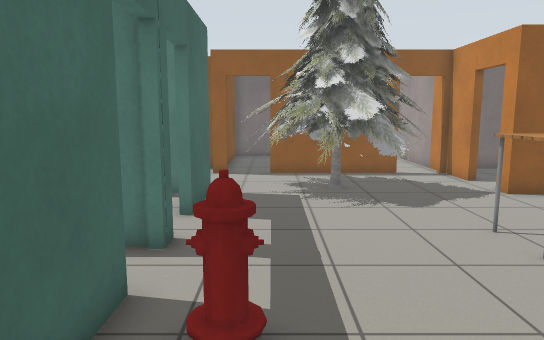
View 1 (above)

24 first-person views from a walk through a world built for the Gazebo simulator. The camera is 1.2 m above the floor, tilts 8° down and sees 70° across. Floor lines are 1 m apart. The floor is counted in squares, 0.5 m on a side. Each view is taken from the middle of a square. On the plan, view 1 faces up. The plan holds only what a view shows up to about 20 squares ahead; the rest is blank. The place goes on beyond the plan. Robots are left out. Gazebo's built-in surfaces are drawn with simple patterns. Some stock models are drawn as simple stand-ins.

View 2
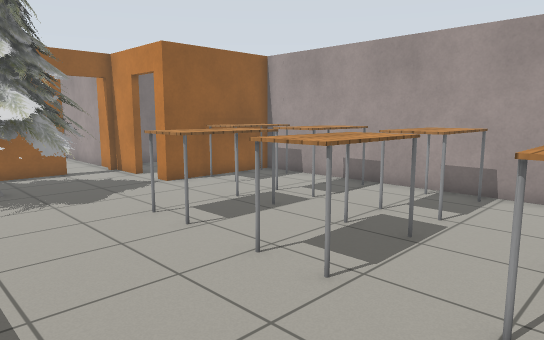

View 3
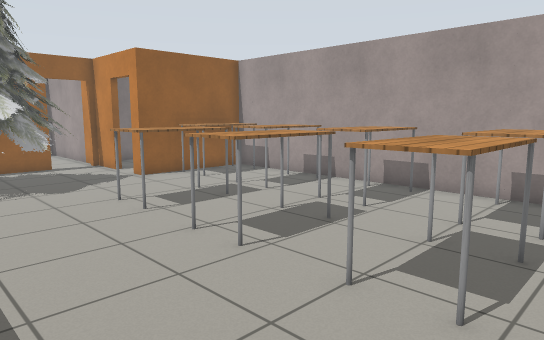

View 4
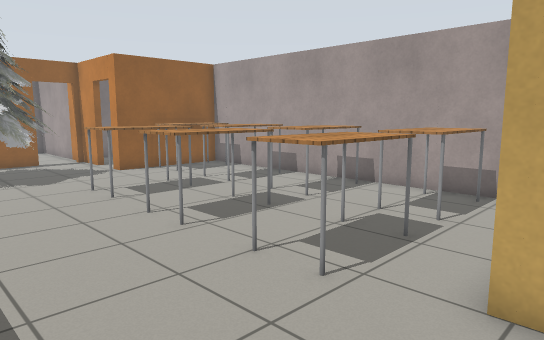

View 5
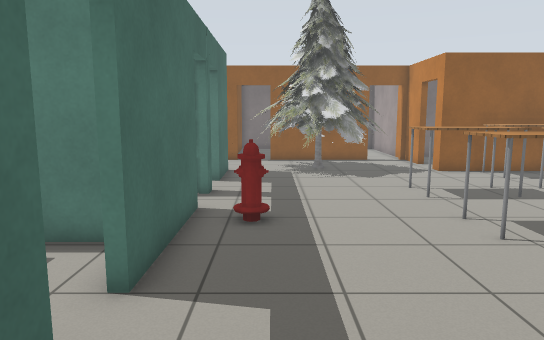

View 6
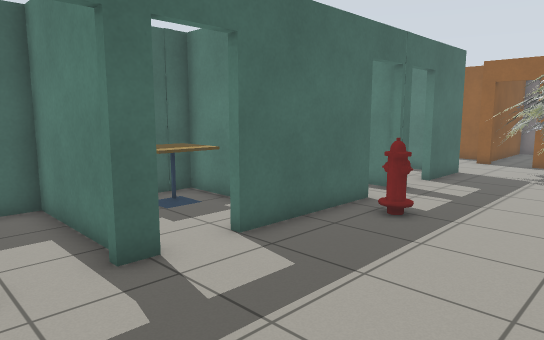

View 7
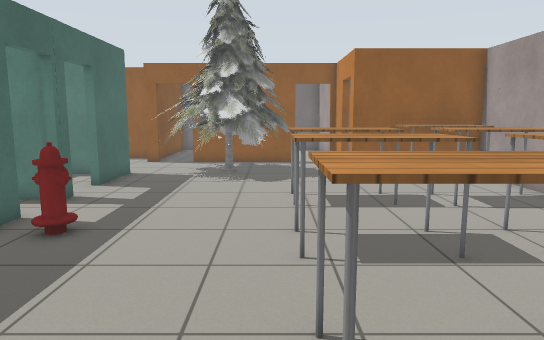

View 8
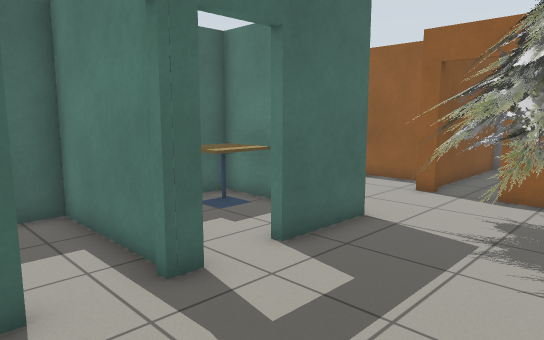

View 9
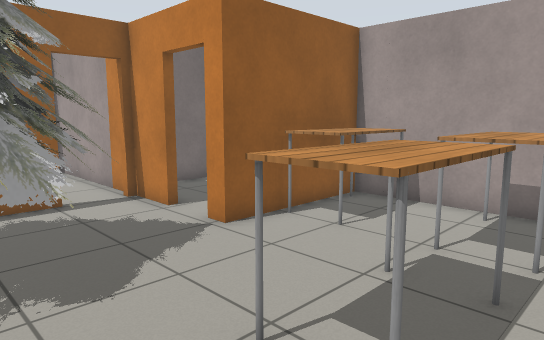

View 10
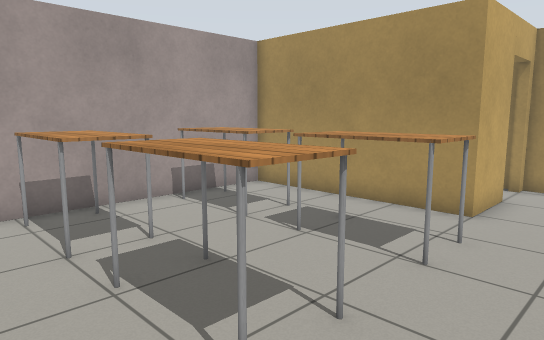

View 11
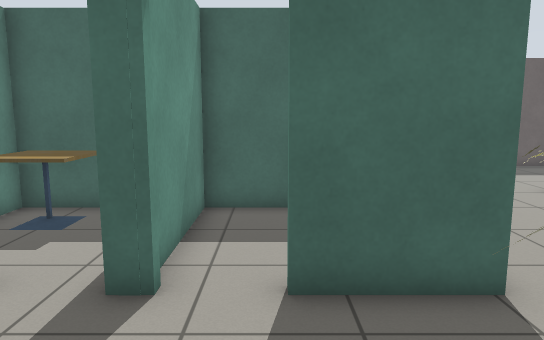

View 12
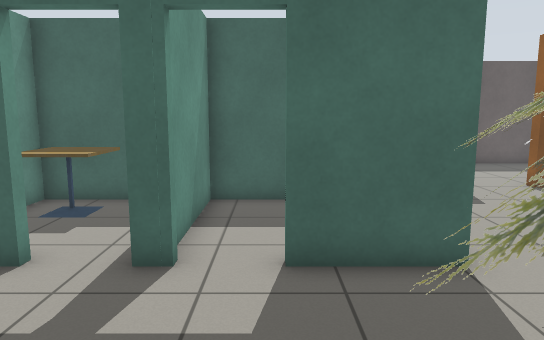

View 13
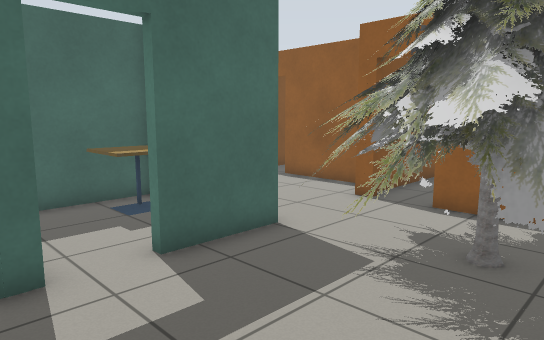

View 14
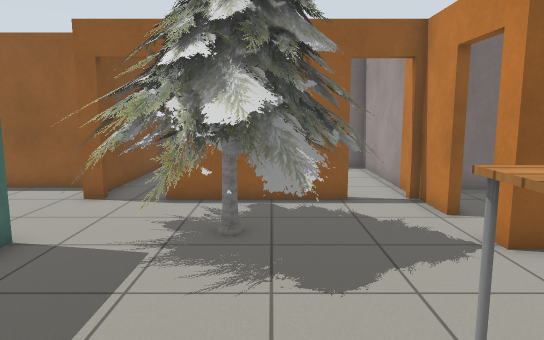

View 15
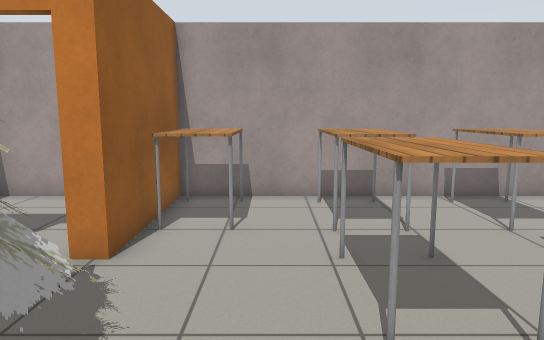

View 16
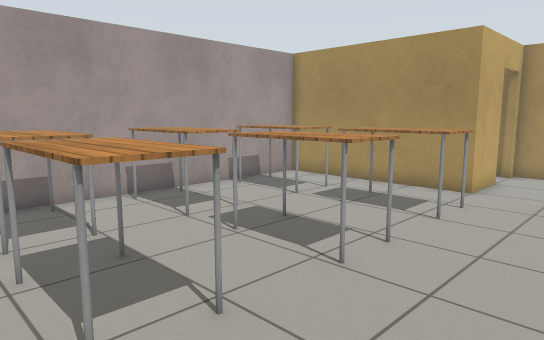

View 17
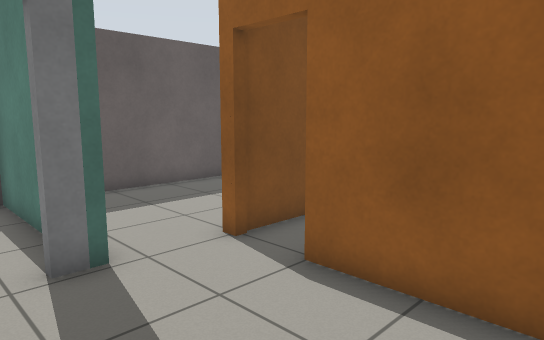

View 18
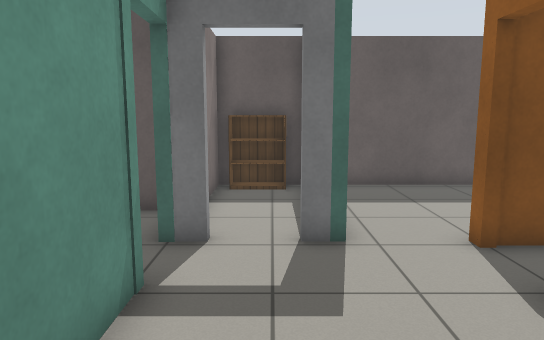

View 19
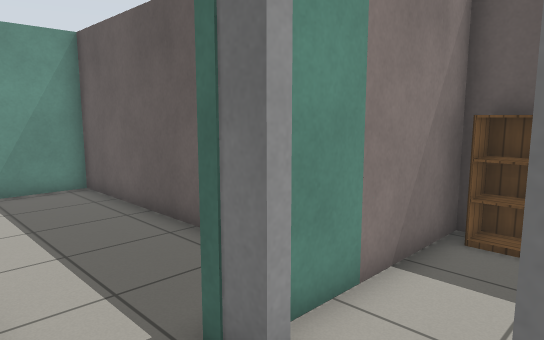

View 20
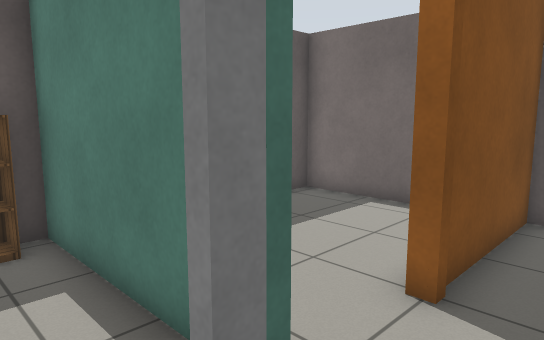

View 21
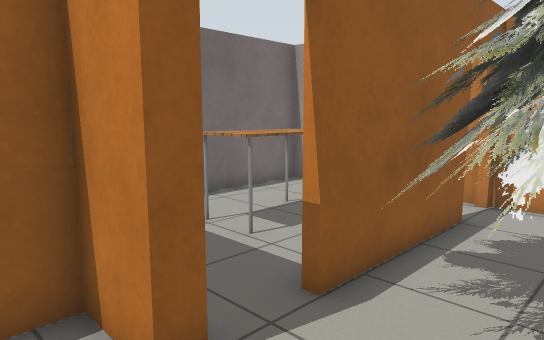

View 22
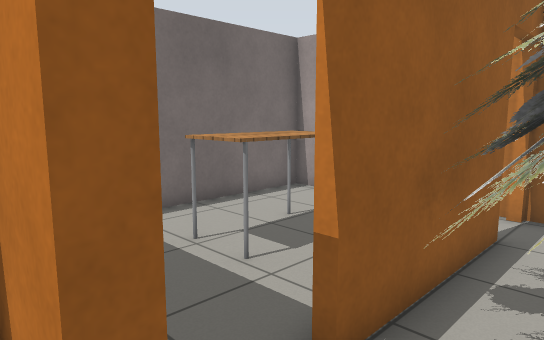

View 23
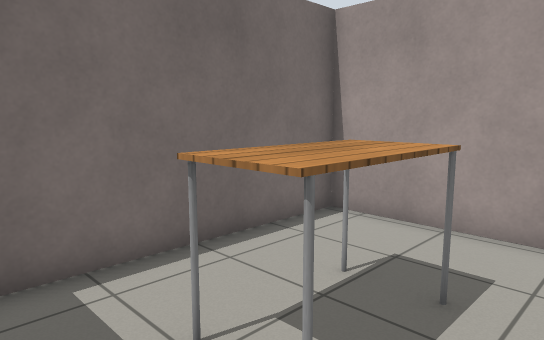

View 24
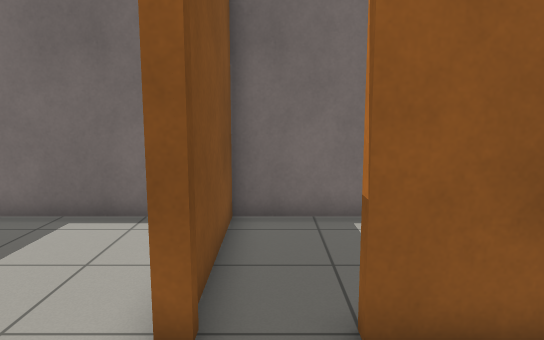

### Floor plan
Ten units are one square. View 1 is at (0, 0); x grows to the right and y downward. Boxes are objects, and circles mark ways between rooms. Rooms are numbered by the first view taken in them; rooms with no view inside come last. Other rooms are left out.
<svg viewBox="-160 -235 290 302">
<path fill="none" stroke="#000" d="M-19 -50 -19 0M-19 -75 -19 -67M-19 18 -19 26M50 62 50 37 125 37 125 -117 73 -117 73 -125M73 -141 73 -160M-19 -122 -19 -91M53 -160 -1 -160M-17 -160 -25 -160M-74 -121 -44 -121M-92 -155 -92 -145M-25 -160 -25 -178 -71 -178M-92 -129 -92 -118M-89 -178 -92 -178M-21 -230 -21 -168M73 -164 73 -230 -1 -230M-109 -230 -153 -230 -153 -166M-117 -82 -117 -16 -92 -16M-117 -111 -117 -106M-29 -117 -70 -117 -70 -72 -28 -72M-22 -69 -70 -69 -70 -25 -61 -25M-153 -121 -101 -121M-102 -151 -153 -151M-31 -21 -70 -21 -70 -9"/>
<rect x="-15" y="-45" width="20" height="10" fill="#bbb"><title>fire hydrant</title></rect>
<rect x="-15" y="-155" width="70" height="60" fill="#bbb"><title>pine tree</title></rect>
<rect x="35" y="-5" width="40" height="30" fill="#bbb"><title>table</title></rect>
<rect x="35" y="-45" width="40" height="30" fill="#bbb"><title>table</title></rect>
<rect x="35" y="-85" width="40" height="30" fill="#bbb"><title>table</title></rect>
<rect x="85" y="-5" width="40" height="30" fill="#bbb"><title>table</title></rect>
<rect x="85" y="-45" width="40" height="30" fill="#bbb"><title>table</title></rect>
<rect x="85" y="-85" width="40" height="30" fill="#bbb"><title>table</title></rect>
<rect x="85" y="-115" width="40" height="20" fill="#bbb"><title>table</title></rect>
<rect x="5" y="-205" width="40" height="20" fill="#bbb"><title>table</title></rect>
<rect x="-65" y="-115" width="20" height="20" fill="#bbb"><title>cafe table</title></rect>
<rect x="-65" y="-55" width="20" height="30" fill="#bbb"><title>cafe table</title></rect>
<rect x="-155" y="-145" width="20" height="20" fill="#bbb"><title>bookshelf</title></rect>
<rect x="-65" y="-15" width="20" height="20" fill="#bbb"><title>cafe table</title></rect>
<circle cx="-20" cy="-140" r="3" fill="#2a7"/>
<circle cx="-5" cy="-160" r="3" fill="#2a7"/>
<circle cx="65" cy="-160" r="3" fill="#2a7"/>
<circle cx="-20" cy="-85" r="3" fill="#2a7"/>
<circle cx="-20" cy="-55" r="3" fill="#2a7"/>
<circle cx="-20" cy="5" r="3" fill="#2a7"/>
<circle cx="-90" cy="-165" r="3" fill="#2a7"/>
<circle cx="-88" cy="-128" r="3" fill="#2a7"/>
<text x="50" y="-40">1</text>
<text x="-60" y="-150">2</text>
<text x="20" y="-200">3</text>
<text x="-120" y="-190">4</text>
<text x="-100" y="-70">5</text>
<text x="-50" y="-100">6</text>
<text x="-50" y="-50">7</text>
<text x="-130" y="-140">8</text>
<text x="-50" y="0">9</text>
</svg>
Room 1 opens to room 2. Room 1 opens to room 3. Room 1 opens to room 6. Room 1 opens to room 7. Room 1 opens to room 9. Room 2 opens to room 4. Room 2 opens to room 5.

Where each view was taken, in squares from view 1:
view 1: 0 up, 0 right, facing up
view 2: 1 down, 0 right, facing up-right
view 3: 3 down, 0 right, facing up-right
view 4: 5 down, 0 right, facing up-right
view 5: 5 down, 0 right, facing up
view 6: 5 down, 4 right, facing up-left
view 7: 4 down, 4 right, facing up
view 8: 4 up, 3 right, facing up-left
view 9: 5 up, 2 right, facing up-right
view 10: 6 up, 2 right, facing down-right
view 11: 9 up, 3 right, facing left
view 12: 9 up, 4 right, facing left
view 13: 6 up, 4 right, facing up-left
view 14: 5 up, 3 right, facing up
view 15: 9 up, 1 right, facing right
view 16: 9 up, 1 right, facing down-right
view 17: 13 up, 3 left, facing up-left
view 18: 14 up, 2 left, facing left
view 19: 15 up, 7 left, facing down-left
view 20: 13 up, 7 left, facing up-left
view 21: 13 up, 4 left, facing up-right
view 22: 14 up, 3 left, facing up-right
view 23: 17 up, 1 left, facing up-right
view 24: 14 up, 8 left, facing up
